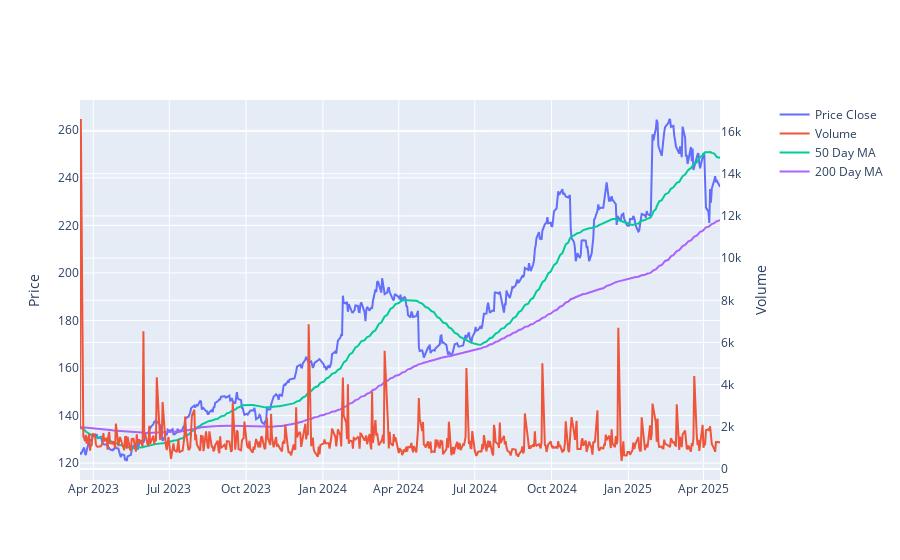

Notebook code cell kept with this figure:
### Markdown cell above
### Price Chart

### Code cell
from plotly.subplots import make_subplots

#fig = go.Figure()
fig = make_subplots(specs=[[{"secondary_y": True}]])

fig.add_trace(
    go.Scatter(
#       x=dfDtVolPrice['Calc Date'],  #we can optionally chart the complete set
        x = dfDtVolPrice.loc[:525,['Calc Date']]['Calc Date'],    # we are cutting off
        y=dfDtVolPrice['Price Close'],
        name = 'Price Close'), 
    secondary_y=False,
)
fig.add_trace(go.Scatter(
#    x=dfDtVolPrice['Calc Date'],
    x = dfDtVolPrice.loc[:525,['Calc Date']]['Calc Date'],
    y=dfDtVolPrice['Volume'],
    name = 'Volume'), 
    secondary_y=True,
)
fig.add_trace(go.Scatter(
#    x=dfDtVolPrice['Calc Date'],
    x = dfDtVolPrice.loc[:525,['Calc Date']]['Calc Date'],
    y=convolve50,
    name='50 Day MA',),
    secondary_y=False,
)
fig.add_trace(go.Scatter(
    x = dfDtVolPrice.loc[:525,['Calc Date']]['Calc Date'],
#    x=dfDtVolPrice['Calc Date'],
    y=convolve200,
    name='200 Day MA',),
    secondary_y=False,
)

fig.update_yaxes(title_text="Price", secondary_y=False)
fig.update_yaxes(title_text="Volume", secondary_y=True)

fig

### Figure 1 — Plotly figure (JSON) as saved in the notebook; plotly's stock layout.template omitted (floating-point values rounded to 4 significant figures; data arrays with more than 128 entries replaced by an {"elided": "..."} marker saying what was removed)
{"data": [{"name": "Price Close", "type": "scatter", "x": {"elided": "526 str values"}, "xaxis": "x", "y": {"elided": "773 float values"}, "yaxis": "y"}, {"name": "Volume", "type": "scatter", "x": {"elided": "526 str values"}, "xaxis": "x", "y": {"elided": "773 float values"}, "yaxis": "y2"}, {"name": "50 Day MA", "type": "scatter", "x": {"elided": "526 str values"}, "xaxis": "x", "y": {"elided": "724 float values"}, "yaxis": "y"}, {"name": "200 Day MA", "type": "scatter", "x": {"elided": "526 str values"}, "xaxis": "x", "y": {"elided": "574 float values"}, "yaxis": "y"}], "layout": {"xaxis": {"anchor": "y", "domain": [0, 0.94]}, "yaxis": {"anchor": "x", "domain": [0, 1], "title": {"text": "Price"}}, "yaxis2": {"anchor": "x", "overlaying": "y", "side": "right", "title": {"text": "Volume"}}}}
